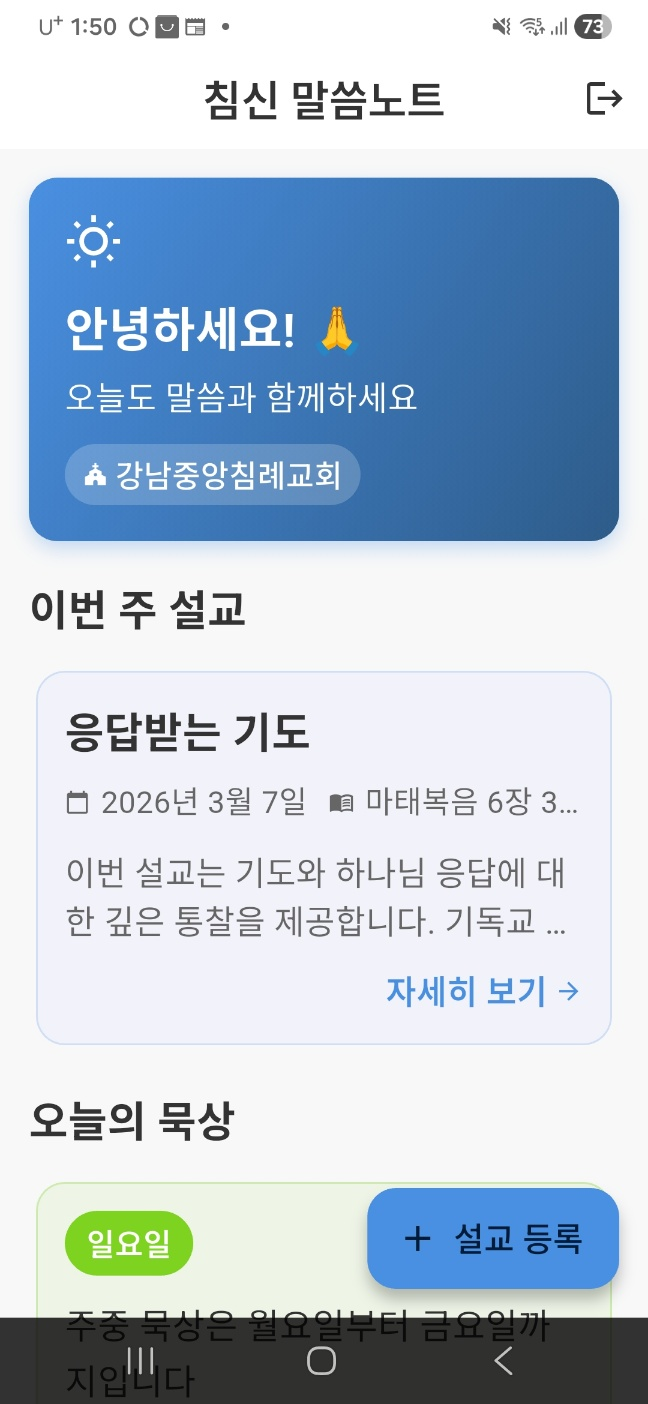
#> input picture chimshin/assets/images/1.jpg, 648 x 1404 px, found by its file name; its folder holds 4 pictures in this run
$ python resize_screenshots.py
#> lines starting #> are read from the running program, lines starting #| are printed output that depends on the picture
import os
from PIL import Image

def resize_screenshots(directory, target_size=(1080, 1920)):
#> called with target_size = (1080, 1920)
    try:
        if not os.path.exists(directory):
            print(f"Directory not found: {directory}")
            return

        for filename in os.listdir(directory):
            if filename.lower().endswith((".jpg", ".jpeg", ".png")):
                # Skip already resized files just in case
                if "_1080x1920" in filename:
                    continue

                input_path = os.path.join(directory, filename)

                # Create output filename
                name, ext = os.path.splitext(filename)
                output_filename = f"{name}_1080x1920{ext}"
                output_path = os.path.join(directory, output_filename)

                with Image.open(input_path) as img:
                    # Resize keeping aspect ratio by cropping or padding if needed.
                    # Given they are screenshots, simple resize is usually fine, but LANCZOS is high quality.
#> img is the input picture: PIL image 648x1404 RGB; mean R, G, B 181.2, 197.1, 213
                    img_resized = img.resize(target_size, Image.Resampling.LANCZOS)
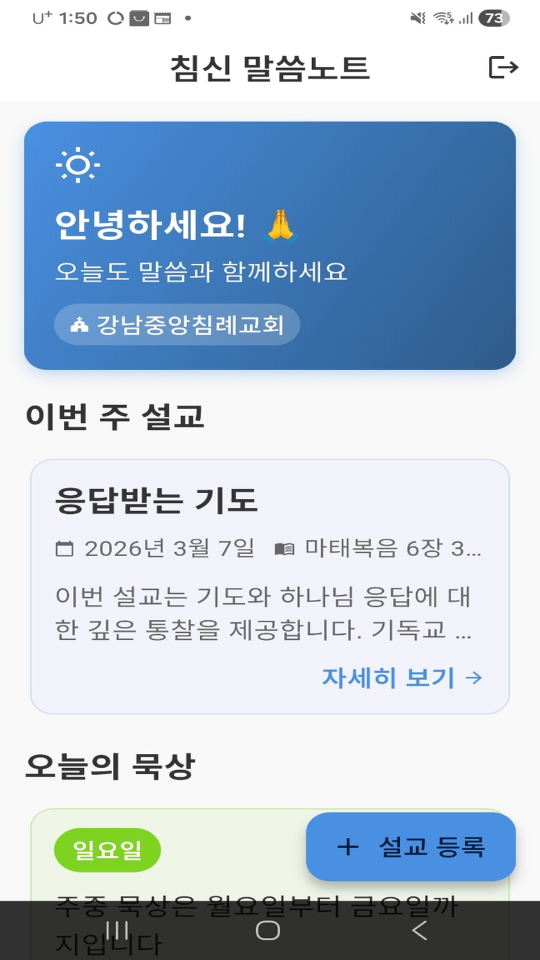
#> img_resized: PIL image 1080x1920 RGB (shown at 1/2 size); mean R, G, B 181.2, 197, 212.9
#> pass 3 of the loop in resize_screenshots, `for filename in os.listdir(directory):`:
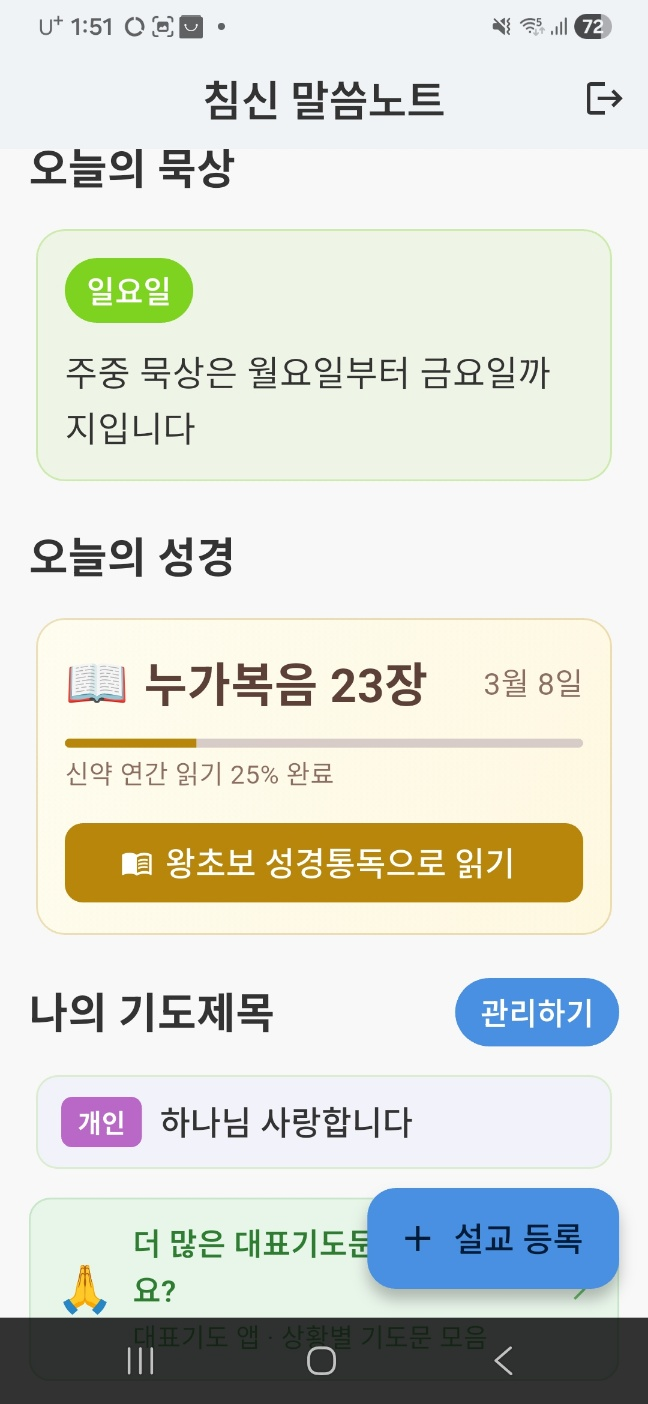
#> input picture chimshin/assets/images/2.jpg, 648 x 1404 px, found by its file name
#> in resize_screenshots, img is the input picture: PIL image 648x1404 RGB; mean R, G, B 215.7, 218.1, 209.6
#> in resize_screenshots, `img_resized = img.resize(target_size, Image.Resampling.LANCZOS)`:
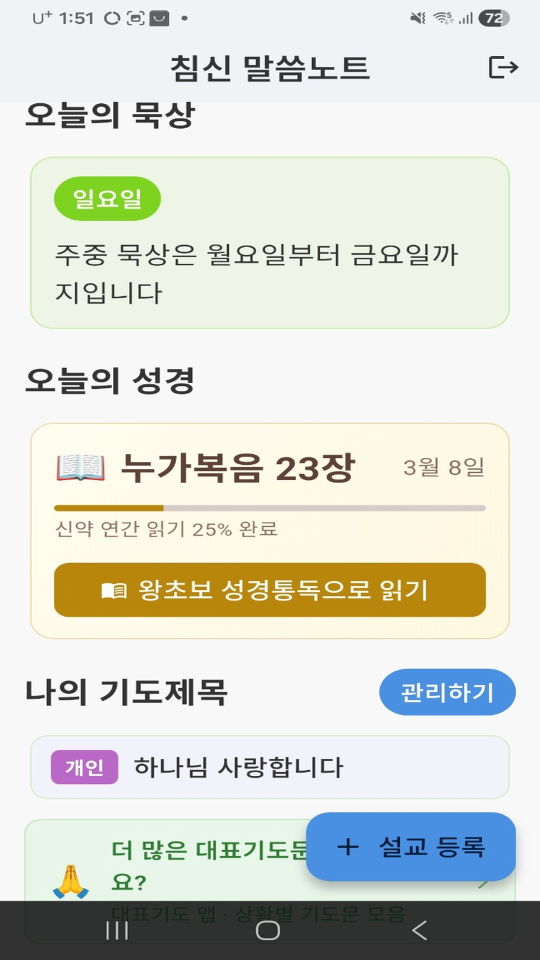
#> img_resized: PIL image 1080x1920 RGB (shown at 1/2 size); mean R, G, B 215.7, 218.1, 209.6
#> the loop made 4 passes; the first 3 are shown
                    # For JPEGs, we should preserve RGB mode
                    if img_resized.mode == 'RGBA' and ext.lower() in ('.jpg', '.jpeg'):
                        img_resized = img_resized.convert('RGB')
                    img_resized.save(output_path)
                    print(f"Resized {filename} to {target_size} and saved as {output_filename}")

    except Exception as e:
        print(f"Error processing: {e}")

if __name__ == "__main__":
    target_dir = r"m:\MyProject777\logosflow\chimshin\assets\images"
    resize_screenshots(target_dir)
